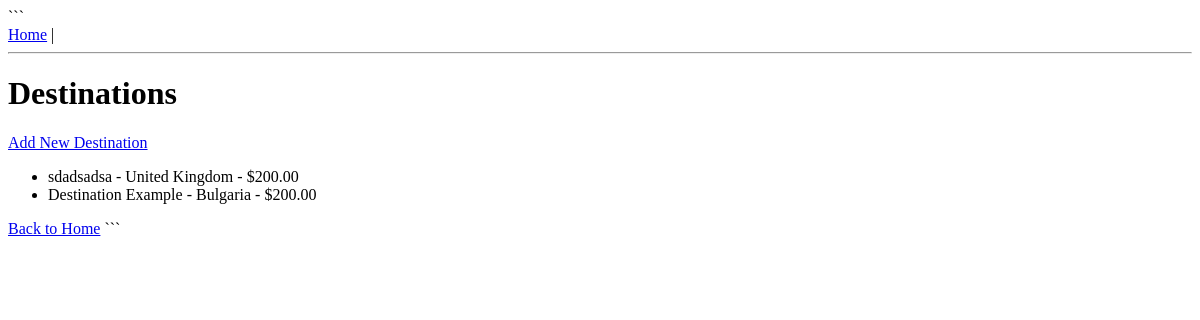
The page /destinations/destinations-list/ on the database as committed earlier.
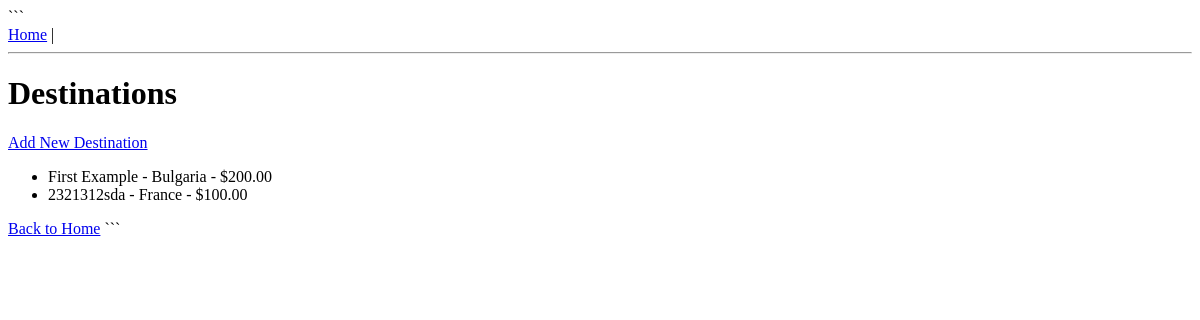
The same page on the database as committed later.
### destinations/models.py (models this page shows, shortened)
class Destination(models.Model):
    COUNTRY_CHOICES = Traveler.COUNTRY_CHOICES
    name = models.CharField(max_length=150)
    country = models.CharField(max_length=10, choices=COUNTRY_CHOICES)
    price = models.DecimalField(max_digits=6, decimal_places=2)
    is_available = models.BooleanField(default=True)
    description = models.TextField()
    slug = models.SlugField(unique=True, blank=True)
    updated_at = models.DateTimeField(auto_now=True)
    travelers = models.ManyToManyField(Traveler, related_name="destinations", blank=True)
    created_at = models.DateTimeField(auto_now_add=True)
    duration_days = models.PositiveIntegerField(default=1)
    class Meta:
        unique_together = ("name", "country")

### destinations/views.py (the view)
# urls.py: path('destinations-list/', DestinationsList.as_view(), name = 'destinations-list'),
class DestinationsList(ListView):
    template_name = 'destinations/destination_list.html'
    model = Destination

### templates/destinations/destination_list.html (shortened to what this page needs)
{% extends "base.html" %}
{% block content %}
<h1>Destinations</h1>
<a href="{% url 'destination-create' %}">Add New Destination</a>
<ul>
    {% for destination in destination_list %}
        <li>
            {{ destination.name }} - {{ destination.get_country_display }} - ${{ destination.price }}
        </li>
    {% empty %}
        <li>No destinations available.</li>
    {% endfor %}
</ul>
<a href="{% url 'home' %}">Back to Home</a>
{% endblock %}

### templates/base.html (shortened to what this page needs)
<!DOCTYPE html>
<html lang="en">
<head>
</head>
<body>
```
<nav>
    <a href="{% url 'home' %}">Home</a> |
</nav>
<hr>
{% block content %}
{% endblock %}
```
</body>
</html>

Rows that differ between the two databases and show on the page:
removed Destination: name "sdadsadsa", country "United Kingdom", price "200.00"
removed Destination: name "Destination Example", country "Bulgaria", price "200.00"
added Destination: name "First Example", country "Bulgaria", price "200.00"
added Destination: name "2321312sda", country "France", price "100.00"
